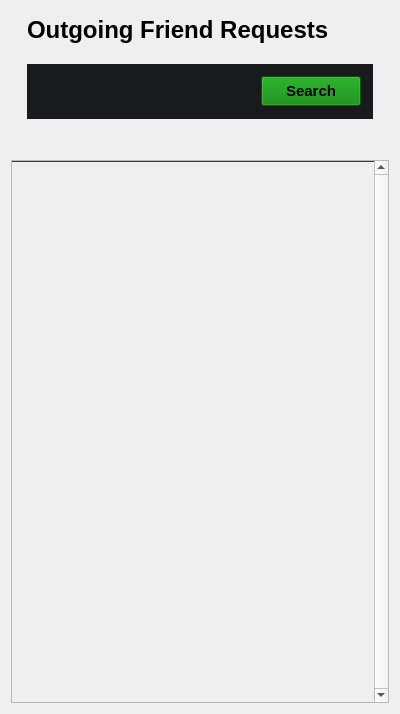
<?xml version="1.0" encoding="UTF-8"?>
<ui version="4.0">
 <class>OutgoingPage</class>
 <widget class="QWidget" name="OutgoingPage">
  <property name="geometry">
   <rect>
    <x>0</x>
    <y>0</y>
    <width>400</width>
    <height>714</height>
   </rect>
  </property>
  <property name="windowTitle">
   <string>Form</string>
  </property>
  <layout class="QVBoxLayout" name="verticalLayout">
   <item>
    <layout class="QVBoxLayout" name="verticalLayout_2" stretch="0,0">
     <property name="spacing">
      <number>20</number>
     </property>
     <property name="leftMargin">
      <number>16</number>
     </property>
     <property name="topMargin">
      <number>5</number>
     </property>
     <property name="rightMargin">
      <number>16</number>
     </property>
     <property name="bottomMargin">
      <number>35</number>
     </property>
     <item>
      <widget class="QLabel" name="label_2">
       <property name="font">
        <font>
         <pointsize>18</pointsize>
         <bold>true</bold>
        </font>
       </property>
       <property name="text">
        <string>&lt;html&gt;&lt;head/&gt;&lt;body&gt;&lt;p&gt;Outgoing Friend Requests&lt;/p&gt;&lt;/body&gt;&lt;/html&gt;</string>
       </property>
       <property name="scaledContents">
        <bool>false</bool>
       </property>
      </widget>
     </item>
     <item>
      <widget class="QFrame" name="searchFrame">
       <property name="minimumSize">
        <size>
         <width>150</width>
         <height>55</height>
        </size>
       </property>
       <property name="autoFillBackground">
        <bool>false</bool>
       </property>
       <property name="styleSheet">
        <string notr="true">background-color: rgb(24, 26, 27)</string>
       </property>
       <property name="frameShape">
        <enum>QFrame::Shape::NoFrame</enum>
       </property>
       <property name="frameShadow">
        <enum>QFrame::Shadow::Raised</enum>
       </property>
       <layout class="QHBoxLayout" name="addFriendLayout_2" stretch="0,0">
        <property name="spacing">
         <number>0</number>
        </property>
        <property name="leftMargin">
         <number>20</number>
        </property>
        <property name="topMargin">
         <number>9</number>
        </property>
        <property name="rightMargin">
         <number>12</number>
        </property>
        <property name="bottomMargin">
         <number>9</number>
        </property>
        <item>
         <widget class="QLineEdit" name="searchInput">
          <property name="frame">
           <bool>false</bool>
          </property>
         </widget>
        </item>
        <item>
         <widget class="QPushButton" name="searchButton">
          <property name="minimumSize">
           <size>
            <width>100</width>
            <height>30</height>
           </size>
          </property>
          <property name="font">
           <font>
            <pointsize>11</pointsize>
            <bold>true</bold>
           </font>
          </property>
          <property name="cursor">
           <cursorShape>PointingHandCursor</cursorShape>
          </property>
          <property name="styleSheet">
           <string notr="true">background-color: green</string>
          </property>
          <property name="text">
           <string>Search</string>
          </property>
          <property name="flat">
           <bool>false</bool>
          </property>
         </widget>
        </item>
       </layout>
      </widget>
     </item>
    </layout>
   </item>
   <item>
    <widget class="QScrollArea" name="scrollAreaOutgoing">
     <property name="styleSheet">
      <string notr="true">#scrollAreaPending {
	border-top: 1px solid #3a3c43;
}</string>
     </property>
     <property name="verticalScrollBarPolicy">
      <enum>Qt::ScrollBarPolicy::ScrollBarAlwaysOn</enum>
     </property>
     <property name="sizeAdjustPolicy">
      <enum>QAbstractScrollArea::SizeAdjustPolicy::AdjustIgnored</enum>
     </property>
     <property name="widgetResizable">
      <bool>true</bool>
     </property>
     <property name="alignment">
      <set>Qt::AlignmentFlag::AlignBottom|Qt::AlignmentFlag::AlignRight|Qt::AlignmentFlag::AlignTrailing</set>
     </property>
     <widget class="QWidget" name="scrollAreaWidgetContents">
      <property name="geometry">
       <rect>
        <x>0</x>
        <y>0</y>
        <width>366</width>
        <height>541</height>
       </rect>
      </property>
      <property name="sizePolicy">
       <sizepolicy hsizetype="Expanding" vsizetype="Preferred">
        <horstretch>0</horstretch>
        <verstretch>0</verstretch>
       </sizepolicy>
      </property>
      <property name="styleSheet">
       <string notr="true">#scrollAreaWidgetContents {
	border-top: 1px solid #3a3c43;
}</string>
      </property>
      <layout class="QVBoxLayout" name="verticalLayout_5">
       <property name="spacing">
        <number>0</number>
       </property>
       <property name="leftMargin">
        <number>0</number>
       </property>
       <property name="topMargin">
        <number>0</number>
       </property>
       <property name="rightMargin">
        <number>0</number>
       </property>
       <property name="bottomMargin">
        <number>0</number>
       </property>
       <item>
        <layout class="QVBoxLayout" name="listLayout">
         <property name="spacing">
          <number>0</number>
         </property>
         <property name="rightMargin">
          <number>8</number>
         </property>
        </layout>
       </item>
      </layout>
     </widget>
    </widget>
   </item>
  </layout>
 </widget>
 <resources/>
 <connections/>
</ui>
